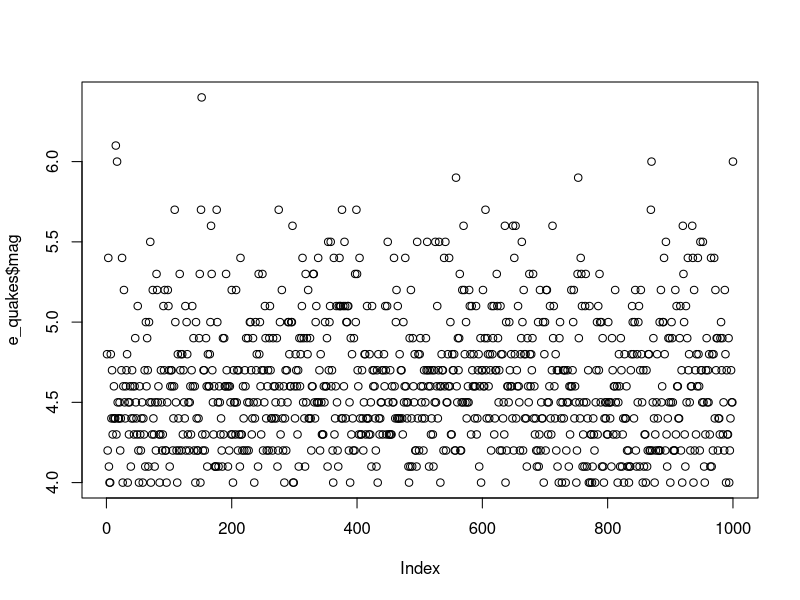
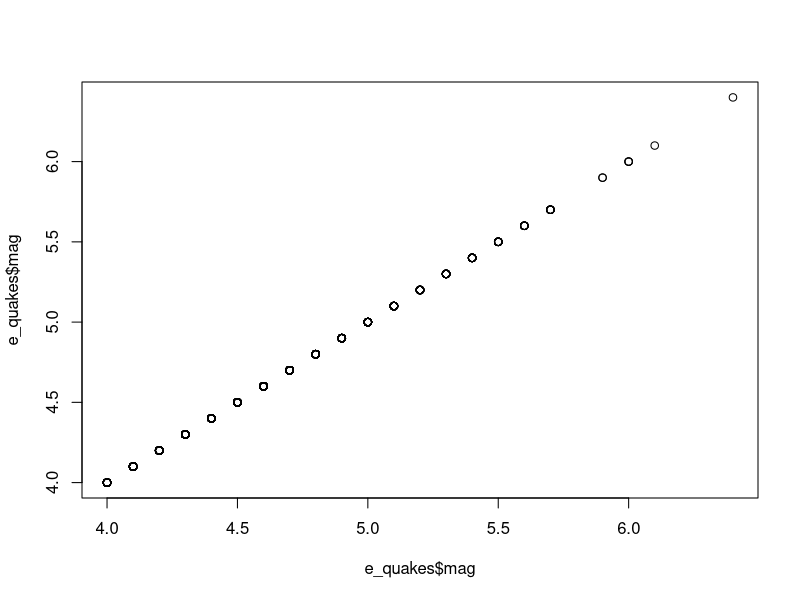
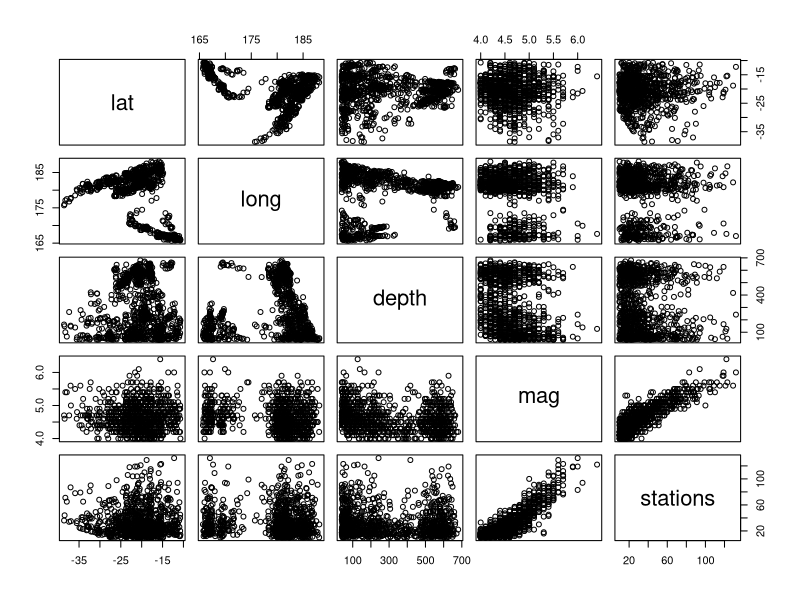
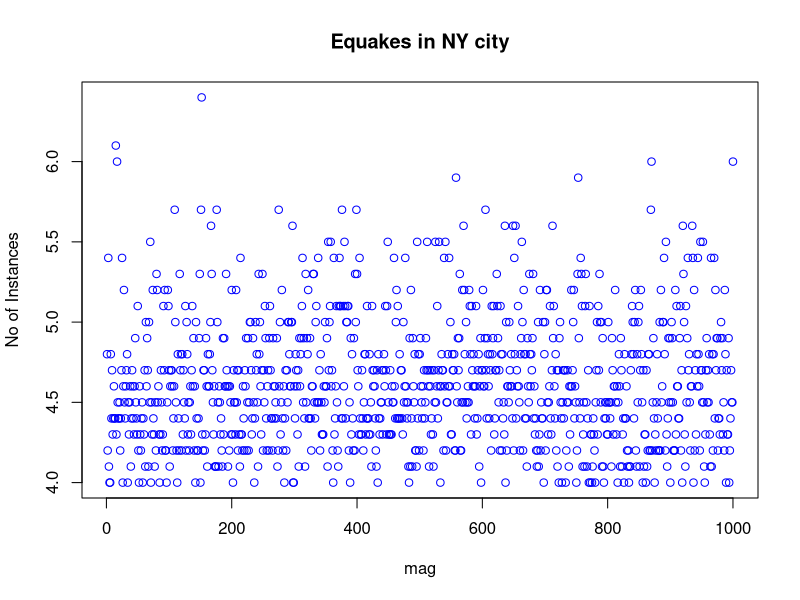
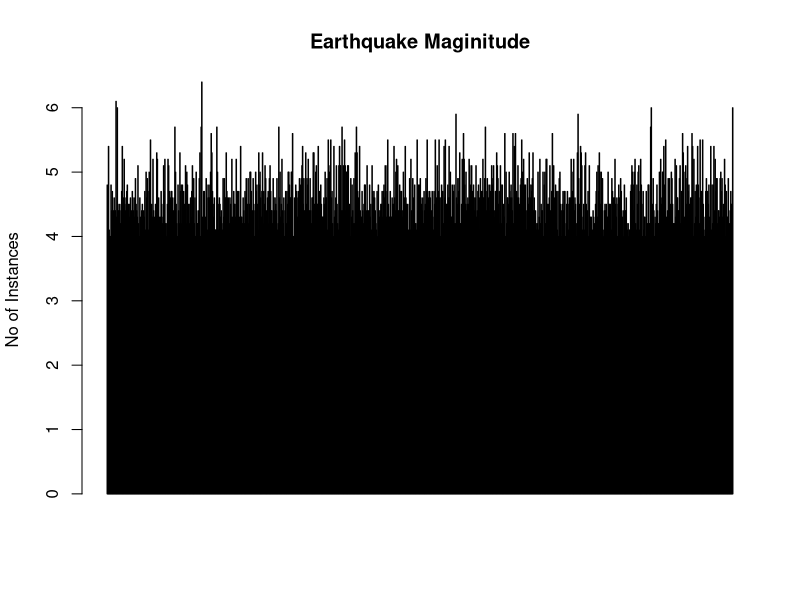
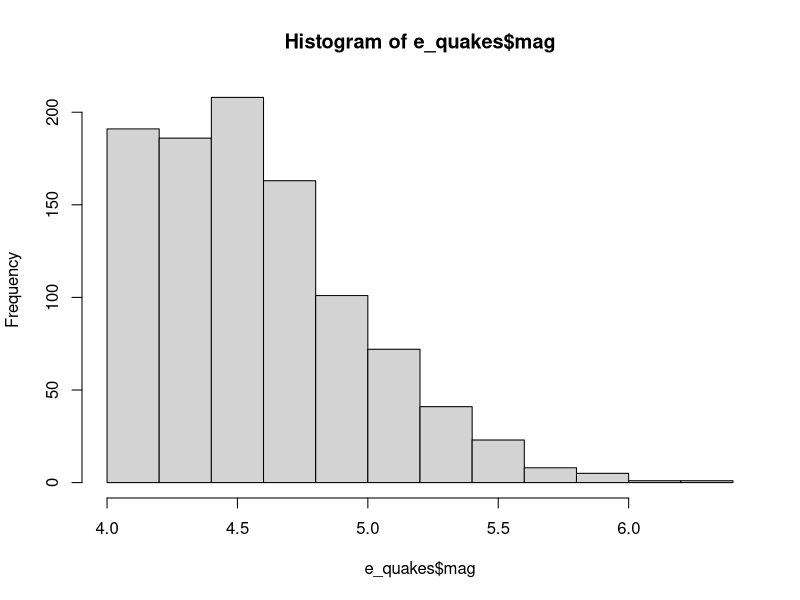
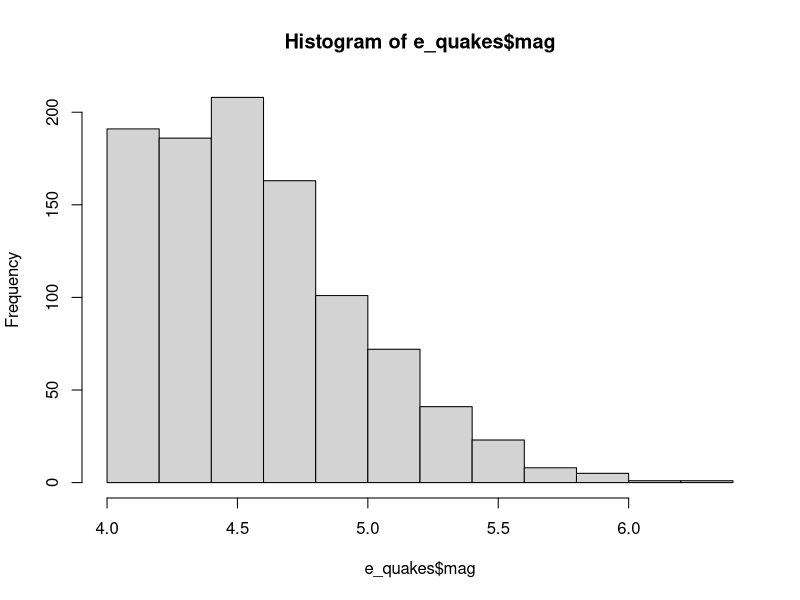
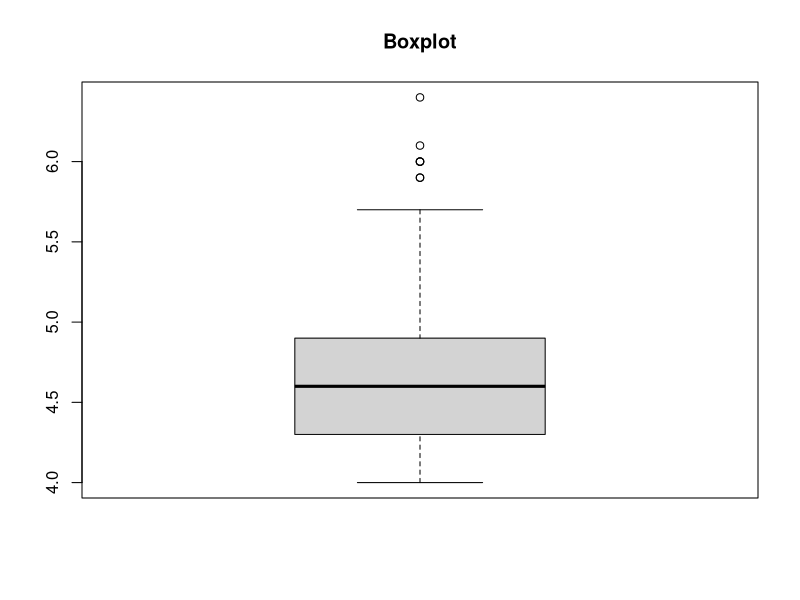

Source code (R) for these figures, in order: (Note: this script raises an error after producing the figures.)
e_quakes <- datasets::quakes


head(e_quakes,10)
tail(e_quakes,10)
e_quakes[,c(1,2)]
### -6 - excludes col no 6
df<- e_quakes[,-6]
### $ - gives u list of col header
e_quakes$mag

summary(e_quakes$mag)
summary(e_quakes)

summary(e_quakes$mag)

plot(e_quakes$mag)
plot(e_quakes$mag,e_quakes$mag,type = "p")
plot(e_quakes)
## p: point , l : line, b: both

## labelling plots
plot(e_quakes$mag,xlab = 'mag', ylab = 'No of Instances', main = 'Equakes in NY city', col = 'blue')

# horizontal Bar plot
barplot(e_quakes$mag, main = 'Earthquake Maginitude', ylab = 'No of Instances', col = 'blue', horiz = F, axes = T)

#Histogram
hist(e_quakes$mag)
hist(e_quakes$mag)

#Single BOx plot
boxplot(e_quakes$mag, main = 'Boxplot')
boxplot.stats(e_quakes$mag)$out

##Multiple Box plot
boxplot(e_quakes[,1:4],main = 'Multiple')

#margin of the grid (mar)
#no of rows and col (mfrow)
#wheather a border has to be included(bty)
#and position of the
#labels (labs: 1 for horizontal, las: 0 for vertical)
#byt - box around the plot

par(mfrow=c(3,3),mar=c(2,5,2,1), las=0, bty="o")

plot(e_quakes$mag)
plot(e_quakes$mag, e_quakes$mag)
plot(e_quakes$mag, type = 'line')
barplot(e_quakes$mag, main = 'mag of Earth Quakes', xlab = 'mag', col = 'green', horiz = TRUE)
hist(e_quakes$mag)
boxplot(e_quakes$mag)
boxplot(e_quakes[,0:4], main='Multiple Box Plots')


hist(e_quakes$depth)
boxplot(e_quakes$depth)
boxplot(e_quakes[,0:4], main='Multiple Box Plots')

e_quakes<- datasets::quakes


#na.rm - remove NA values if any T-true
sd(airquality$Ozone,na.rm = T)

#var
#skewness
#kurtosis

sd(e_quakes$mag,na.rm = T)
sd(e_quakes$depth,na.rm = T)
var(e_quakes)
var(e_quakes$mag)
var(e_quakes$mag)

skewness(e_quakes$depth,na.rm = T)
kurtosis(e_quakes$depth,na.rm = T)
skewness(e_quakes$mag,na.rm = T)
kurtosis(e_quakes$mag,na.rm = T)
  
